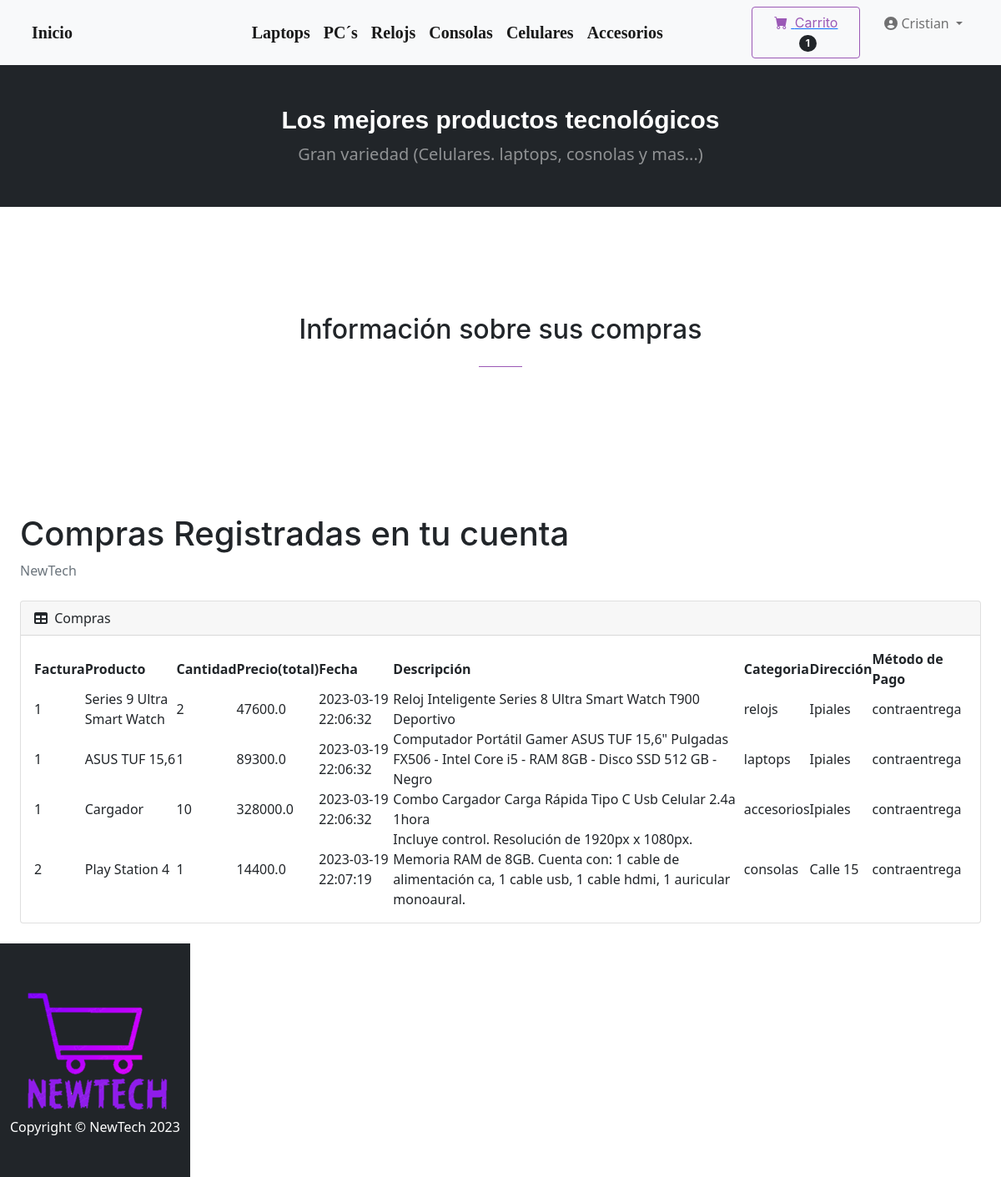
The app's page /mis_compras (signed in) with its own data.
### tables this page shows
CREATE TABLE usuarios 
		(userId INTEGER PRIMARY KEY AUTOINCREMENT, 
		nombres TEXT,
		apellidos TEXT,
		celular TEXT,
		email TEXT,
		password TEXT,
        tipoUser TEXT
		);

CREATE TABLE compras
		(compraId INTEGER PRIMARY KEY AUTOINCREMENT,
        factura TEXT,
        userId INTEGER,
		lista_productos TEXT,
		cantidad_productos TEXT,
        total REAL,
        fecha TEXT,
        direccion TEXT,
        metodo_pago TEXT,
		FOREIGN KEY(userId) REFERENCES users(userId)
		);

CREATE TABLE productos
		(productId INTEGER PRIMARY KEY AUTOINCREMENT,
		nombre TEXT,
		precio REAL,
		descripcion TEXT,
		imagen TEXT,
		cantidad INTEGER,
		categoria TEXT
		);

### compras/routes.py (the view)
@compras.route('/mis_compras')
def mis_compras():
    if 'email' not in session:
        return redirect('/login/')
    usuario,itms_carrito=getLoginDetails(session['email'])
    userId=usuario[0]
    nombre_usuario=f"{usuario[1]} {usuario[2]}"
    celular=usuario[3]
    email=usuario[4]
    compras_user=getCompraDetails(userId)
    return render_template('mostrar_compras.html', itms_carrito=itms_carrito, compras_user=compras_user)

### funciones.py (called while the page is built)
def getLoginDetails(email):
    with sqlite3.connect('database.db') as conn:
        cur = conn.cursor()
        cur.execute("SELECT * FROM usuarios WHERE email = ?", (email, ))
        data = cur.fetchone()
        userId=data[0]
        cur.execute("SELECT count(*) FROM kart WHERE userId = ?", (userId, ))
        noItems = cur.fetchone()[0]
    conn.close()
    return (data, noItems)

def getCompraDetails(userId):
    with sqlite3.connect('database.db') as conn:
        cur = conn.cursor()
        cur.execute("SELECT compras.factura, compras.lista_productos, compras.cantidad_productos, compras.total, compras.fecha, compras.direccion, compras.metodo_pago, productos.nombre, productos.descripcion, productos.categoria FROM compras, productos WHERE compras.lista_productos=productos.productId AND compras.userId = ?", (userId, ))
        data = cur.fetchall()
    conn.close()
    return (data)

### compras/templates/mostrar_compras.html (shortened to what this page needs)
{% extends "base.html"%}
{% block content %}
<section class="page-section" id="contact">
    <div class="container px-4 px-lg-5">
        <div class="row gx-4 gx-lg-5 justify-content-center">
            <div class="col-lg-8 col-xl-6 text-center">
                <h2 class="mt-0">Información sobre sus compras</h2>
                <hr class="divider" />
            </div>
        </div>
    </div>
</section>
<div id="layoutSidenav_content">
    <main>
        <div class="container-fluid px-4">
            <h1 class="mt-4">Compras Registradas en tu cuenta</h1>
            <ol class="breadcrumb mb-4">
                <li class="breadcrumb-item active">NewTech</li>
            </ol>
            <div class="card mb-4">
                <div class="card-header">
                    <i class="fas fa-table me-1"></i> Compras
                </div>
                <div class="card-body">
                    <table id="datatablesSimple">
                        <thead>
                            <tr>
                                <th>Factura</th>
                                <th>Producto</th>
                                <th>Cantidad</th>
                                <th>Precio(total)</th>
                                <th>Fecha</th>
                                <th>Descripción</th>
                                <th>Categoria</th>
                                <th>Dirección</th>
                                <th>Método de Pago</th>
                            </tr>
                        </thead>
                        <tbody>
                            {% for info in compras_user %}
                                <tr>
                                    <td>{{info[0]}}</td>
                                    <td>{{info[7]}}</td>
                                    <td>{{info[2]}}</td>
                                    <td>{{info[3]}}</td>
                                    <td>{{info[4]}}</td>
                                    <td>{{info[8]}}</td>
                                    <td>{{info[9]}}</td>
                                    <td>{{info[5]}}</td>
                                    <td>{{info[6]}}</td>
                                </tr>
                            {% endfor %}
                        </tbody>
                    </table>
                </div>
            </div>
        </div>
    </main>
</div>
{% endblock %}

### templates/base.html (shortened to what this page needs)
<!DOCTYPE html>
<html lang="es">
<head>
    <link href="https://cdn.jsdelivr.net/npm/bootstrap-icons@1.5.0/font/bootstrap-icons.css" rel="stylesheet" />
    <link rel="stylesheet" href="https://cdn.jsdelivr.net/npm/bootstrap@5.1.3/dist/css/bootstrap.min.css">
    <link rel="stylesheet" href="https://cdn.jsdelivr.net/npm/font-awesome@5.15.4/css/all.min.css">
    <link href="css/styles.css" rel="stylesheet" />
    <link rel="stylesheet" href="{{ url_for('static', filename='css/stylest1.css') }}">
    <link rel="stylesheet" href={{url_for('static', filename='css/cart.css' )}} />
    <link rel="stylesheet" href={{url_for('static', filename='css/topStyle.css' ) }} />
    <link href="https://cdn.jsdelivr.net/npm/simple-datatables@latest/dist/style.css" rel="stylesheet" />
    <link href="/static/css/stylesa.css" rel="stylesheet" />
</head>
<body>
    <nav class="navbar navbar-expand-lg navbar-light bg-light">
        <div class="container  px-lg-2">
            <a class="navbar-brand" href="/">Inicio</a>
            <a class="navbar-brand" href="{{url_for('productos.laptops', pagina=1)}}">Laptops</a>
            <a class="navbar-brand" href="{{url_for('productos.pcescritorio', pagina=1)}}">PC´s</a>
            <a class="navbar-brand" href="{{url_for('productos.relojs', pagina=1)}}">Relojs</a>
            <a class="navbar-brand" href="{{url_for('productos.consolas', pagina=1)}}">Consolas</a>
            <a class="navbar-brand" href="{{url_for('productos.celulares', pagina=1)}}">Celulares</a>
            <a class="navbar-brand" href="{{url_for('productos.accesorios', pagina=1)}}">Accesorios</a>
            <div class="collapse navbar-collapse" id="navbarSupportedContent">
                <ul class="navbar-nav me-auto mb-2 mb-lg-0 ms-lg-4">
                    <a class="d-flex" href="{{url_for('carrito.mostrar')}}">
                        <button class="btn btn-outline-dark" type="submit">
                            <i class="bi-cart-fill me-1"></i>
                            Carrito
                            <span class="badge bg-dark text-white ms-1 rounded-pill">{{itms_carrito}}</span>
                        </button>
                    </a>
                    {% if 'nombres' in session %}
                        <ul class="navbar-nav" style="font-size: 16px;">
                            <li class="nav-item dropdown">
                                <a class="nav-link dropdown-toggle" href="#" id="navbarDropdown" role="button" data-bs-toggle="dropdown" aria-expanded="false">
                                    <i class="fas fa-user-circle"></i> {{ session['nombres'] }}
                                </a>
                                    <li></li><a class="dropdown-item" href="{{url_for('compras.mis_compras')}}">Mis compras</a></li>
                                </ul>
                        </ul>
                    {% else %}
                        <li class="nav-item"><a class="nav-link" href="{{url_for('login_registro.login')}}">Login/Registrar cuenta</a></li>
                    {% endif %}
            </div>
        </div>
    </nav>
    <header class="bg-dark py-5">
        <div class="container px-4 px-lg-5 ">
            <div class="text-center text-white">
                <h3 class="display-4 fw-bolder" style="font-family: 'Your Desired Font', sans-serif; font-size: 30px;">Los mejores productos tecnológicos</h3>
                <p class="lead fw-normal text-white-50 mb-0">Gran variedad (Celulares. laptops, cosnolas y mas...) </p>
            </div>
        </div>
    </header>
    {% block content %}{% endblock %}
    <footer class="py-5 bg-dark">
        <div class="img-cont"><img src="../static/assets/img/logo.png"></div>
        <div class="container">
            <p class="m-0 text-center text-white">Copyright &copy; NewTech 2023</p>
        </div>
    </footer>
</body>
</html>

### static/css/topStyle.css (style rules this page uses)
.dropdown { position: relative; float: left; }

### records on screen
usuarios: nombres "Cristian"
compras: factura "1", nombre "Series 9 Ultra Smart Watch", cantidad_productos "2", total "47600.0", fecha "2023-03-19 22:06:32", descripcion "Reloj Inteligente Series 8 Ultra Smart Watch T900 Deportivo", categoria "relojs", direccion "Ipiales", metodo_pago "contraentrega"
compras: factura "1", nombre "ASUS TUF 15,6", cantidad_productos "1", total "89300.0", fecha "2023-03-19 22:06:32", descripcion "Computador Portátil Gamer ASUS TUF 15,6\" Pulgadas FX506 - Intel Core i5 - RAM 8GB - Disco SSD 512 GB - Negro", categoria "laptops", direccion "Ipiales", metodo_pago "contraentrega"
compras: factura "1", nombre "Cargador", cantidad_productos "10", total "328000.0", fecha "2023-03-19 22:06:32", descripcion "Combo Cargador Carga Rápida Tipo C Usb Celular 2.4a 1hora", categoria "accesorios", direccion "Ipiales", metodo_pago "contraentrega"
compras: factura "2", nombre "Play Station 4", cantidad_productos "1", total "14400.0", fecha "2023-03-19 22:07:19", descripcion "Incluye control. Resolución de 1920px x 1080px. Memoria RAM de 8GB. Cuenta con: 1 cable de alimentación ca, 1 cable usb, 1 cable hdmi, 1 auricular monoaural.", categoria "consolas", direccion "Calle 15", metodo_pago "contraentrega"

### other values on screen
{{ itms_carrito }} "1"
